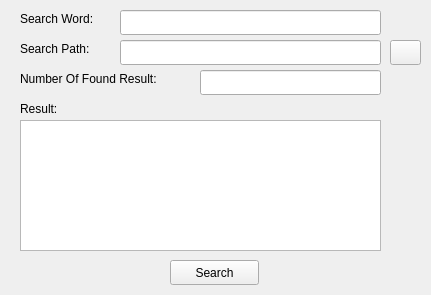
<?xml version="1.0" encoding="UTF-8"?>
<ui version="4.0">
 <class>GrepUI</class>
 <widget class="QMainWindow" name="GrepUI">
  <property name="geometry">
   <rect>
    <x>0</x>
    <y>0</y>
    <width>431</width>
    <height>295</height>
   </rect>
  </property>
  <property name="windowTitle">
   <string>Grep Search UI</string>
  </property>
  <widget class="QWidget" name="centralwidget">
   <widget class="QLabel" name="searchLabel">
    <property name="geometry">
     <rect>
      <x>20</x>
      <y>10</y>
      <width>101</width>
      <height>17</height>
     </rect>
    </property>
    <property name="text">
     <string>Search Word:</string>
    </property>
   </widget>
   <widget class="QLabel" name="folderLabel">
    <property name="geometry">
     <rect>
      <x>20</x>
      <y>40</y>
      <width>91</width>
      <height>17</height>
     </rect>
    </property>
    <property name="text">
     <string>Search Path:</string>
    </property>
   </widget>
   <widget class="QLabel" name="counterLabel">
    <property name="geometry">
     <rect>
      <x>20</x>
      <y>70</y>
      <width>181</width>
      <height>17</height>
     </rect>
    </property>
    <property name="text">
     <string>Number Of Found Result:</string>
    </property>
   </widget>
   <widget class="QLabel" name="resultLabel">
    <property name="geometry">
     <rect>
      <x>20</x>
      <y>100</y>
      <width>51</width>
      <height>17</height>
     </rect>
    </property>
    <property name="text">
     <string>Result:</string>
    </property>
   </widget>
   <widget class="QLineEdit" name="searchInput">
    <property name="geometry">
     <rect>
      <x>120</x>
      <y>10</y>
      <width>261</width>
      <height>25</height>
     </rect>
    </property>
   </widget>
   <widget class="QLineEdit" name="folderInput">
    <property name="geometry">
     <rect>
      <x>120</x>
      <y>40</y>
      <width>261</width>
      <height>25</height>
     </rect>
    </property>
   </widget>
   <widget class="QLineEdit" name="counterOutput">
    <property name="geometry">
     <rect>
      <x>200</x>
      <y>70</y>
      <width>181</width>
      <height>25</height>
     </rect>
    </property>
    <property name="readOnly">
     <bool>true</bool>
    </property>
   </widget>
   <widget class="QTextEdit" name="resultOutput">
    <property name="geometry">
     <rect>
      <x>20</x>
      <y>120</y>
      <width>361</width>
      <height>131</height>
     </rect>
    </property>
    <property name="readOnly">
     <bool>true</bool>
    </property>
   </widget>
   <widget class="QPushButton" name="searchButton">
    <property name="geometry">
     <rect>
      <x>170</x>
      <y>260</y>
      <width>89</width>
      <height>25</height>
     </rect>
    </property>
    <property name="text">
     <string>Search</string>
    </property>
   </widget>
   <widget class="QPushButton" name="folderButton">
    <property name="geometry">
     <rect>
      <x>390</x>
      <y>40</y>
      <width>31</width>
      <height>25</height>
     </rect>
    </property>
    <property name="text">
     <string/>
    </property>
    <property name="icon">
     <iconset theme="folder"/>
    </property>
   </widget>
  </widget>
 </widget>
 <resources/>
 <connections/>
</ui>
